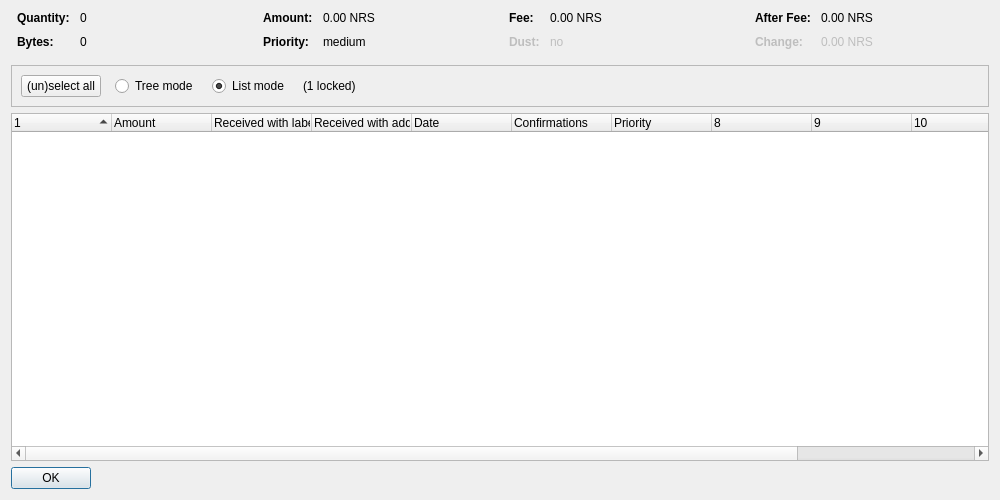
<?xml version="1.0" encoding="UTF-8"?>
<ui version="4.0">
 <class>CoinControlDialog</class>
 <widget class="QDialog" name="CoinControlDialog">
  <property name="geometry">
   <rect>
    <x>0</x>
    <y>0</y>
    <width>1000</width>
    <height>500</height>
   </rect>
  </property>
  <property name="windowTitle">
   <string>Coin Selection</string>
  </property>
  <layout class="QVBoxLayout" name="verticalLayout">
   <item>
    <layout class="QHBoxLayout" name="horizontalLayoutTop" stretch="0,0,0,0">
     <property name="topMargin">
      <number>0</number>
     </property>
     <property name="bottomMargin">
      <number>10</number>
     </property>
     <item>
      <layout class="QFormLayout" name="formLayoutCoinControl1">
       <property name="horizontalSpacing">
        <number>10</number>
       </property>
       <property name="verticalSpacing">
        <number>10</number>
       </property>
       <property name="leftMargin">
        <number>6</number>
       </property>
       <property name="rightMargin">
        <number>6</number>
       </property>
       <item row="0" column="0">
        <widget class="QLabel" name="labelCoinControlQuantityText">
         <property name="font">
          <font>
           <weight>75</weight>
           <bold>true</bold>
          </font>
         </property>
         <property name="text">
          <string>Quantity:</string>
         </property>
        </widget>
       </item>
       <item row="0" column="1">
        <widget class="QLabel" name="labelCoinControlQuantity">
         <property name="cursor">
          <cursorShape>IBeamCursor</cursorShape>
         </property>
         <property name="contextMenuPolicy">
          <enum>Qt::ActionsContextMenu</enum>
         </property>
         <property name="text">
          <string notr="true">0</string>
         </property>
         <property name="textInteractionFlags">
          <set>Qt::LinksAccessibleByMouse|Qt::TextSelectableByKeyboard|Qt::TextSelectableByMouse</set>
         </property>
        </widget>
       </item>
       <item row="1" column="0">
        <widget class="QLabel" name="labelCoinControlBytesText">
         <property name="font">
          <font>
           <weight>75</weight>
           <bold>true</bold>
          </font>
         </property>
         <property name="text">
          <string>Bytes:</string>
         </property>
        </widget>
       </item>
       <item row="1" column="1">
        <widget class="QLabel" name="labelCoinControlBytes">
         <property name="cursor">
          <cursorShape>IBeamCursor</cursorShape>
         </property>
         <property name="contextMenuPolicy">
          <enum>Qt::ActionsContextMenu</enum>
         </property>
         <property name="text">
          <string notr="true">0</string>
         </property>
         <property name="textInteractionFlags">
          <set>Qt::LinksAccessibleByMouse|Qt::TextSelectableByKeyboard|Qt::TextSelectableByMouse</set>
         </property>
        </widget>
       </item>
      </layout>
     </item>
     <item>
      <layout class="QFormLayout" name="formLayoutCoinControl2">
       <property name="horizontalSpacing">
        <number>10</number>
       </property>
       <property name="verticalSpacing">
        <number>10</number>
       </property>
       <property name="leftMargin">
        <number>6</number>
       </property>
       <property name="rightMargin">
        <number>6</number>
       </property>
       <item row="0" column="0">
        <widget class="QLabel" name="labelCoinControlAmountText">
         <property name="font">
          <font>
           <weight>75</weight>
           <bold>true</bold>
          </font>
         </property>
         <property name="text">
          <string>Amount:</string>
         </property>
        </widget>
       </item>
       <item row="0" column="1">
        <widget class="QLabel" name="labelCoinControlAmount">
         <property name="cursor">
          <cursorShape>IBeamCursor</cursorShape>
         </property>
         <property name="contextMenuPolicy">
          <enum>Qt::ActionsContextMenu</enum>
         </property>
         <property name="text">
          <string notr="true">0.00 NRS</string>
         </property>
         <property name="textInteractionFlags">
          <set>Qt::LinksAccessibleByMouse|Qt::TextSelectableByKeyboard|Qt::TextSelectableByMouse</set>
         </property>
        </widget>
       </item>
       <item row="1" column="0">
        <widget class="QLabel" name="labelCoinControlPriorityText">
         <property name="font">
          <font>
           <weight>75</weight>
           <bold>true</bold>
          </font>
         </property>
         <property name="text">
          <string>Priority:</string>
         </property>
        </widget>
       </item>
       <item row="1" column="1">
        <widget class="QLabel" name="labelCoinControlPriority">
         <property name="cursor">
          <cursorShape>IBeamCursor</cursorShape>
         </property>
         <property name="contextMenuPolicy">
          <enum>Qt::ActionsContextMenu</enum>
         </property>
         <property name="text">
          <string notr="true">medium</string>
         </property>
         <property name="textInteractionFlags">
          <set>Qt::LinksAccessibleByMouse|Qt::TextSelectableByKeyboard|Qt::TextSelectableByMouse</set>
         </property>
        </widget>
       </item>
      </layout>
     </item>
     <item>
      <layout class="QFormLayout" name="formLayoutCoinControl3">
       <property name="horizontalSpacing">
        <number>10</number>
       </property>
       <property name="verticalSpacing">
        <number>10</number>
       </property>
       <property name="leftMargin">
        <number>6</number>
       </property>
       <property name="rightMargin">
        <number>6</number>
       </property>
       <item row="0" column="0">
        <widget class="QLabel" name="labelCoinControlFeeText">
         <property name="font">
          <font>
           <weight>75</weight>
           <bold>true</bold>
          </font>
         </property>
         <property name="text">
          <string>Fee:</string>
         </property>
        </widget>
       </item>
       <item row="0" column="1">
        <widget class="QLabel" name="labelCoinControlFee">
         <property name="cursor">
          <cursorShape>IBeamCursor</cursorShape>
         </property>
         <property name="contextMenuPolicy">
          <enum>Qt::ActionsContextMenu</enum>
         </property>
         <property name="text">
          <string notr="true">0.00 NRS</string>
         </property>
         <property name="textInteractionFlags">
          <set>Qt::LinksAccessibleByMouse|Qt::TextSelectableByKeyboard|Qt::TextSelectableByMouse</set>
         </property>
        </widget>
       </item>
       <item row="1" column="0">
        <widget class="QLabel" name="labelCoinControlLowOutputText">
         <property name="enabled">
          <bool>false</bool>
         </property>
         <property name="font">
          <font>
           <weight>75</weight>
           <bold>true</bold>
          </font>
         </property>
         <property name="text">
          <string>Dust:</string>
         </property>
        </widget>
       </item>
       <item row="1" column="1">
        <widget class="QLabel" name="labelCoinControlLowOutput">
         <property name="enabled">
          <bool>false</bool>
         </property>
         <property name="cursor">
          <cursorShape>IBeamCursor</cursorShape>
         </property>
         <property name="contextMenuPolicy">
          <enum>Qt::ActionsContextMenu</enum>
         </property>
         <property name="text">
          <string notr="true">no</string>
         </property>
         <property name="textInteractionFlags">
          <set>Qt::LinksAccessibleByMouse|Qt::TextSelectableByKeyboard|Qt::TextSelectableByMouse</set>
         </property>
        </widget>
       </item>
      </layout>
     </item>
     <item>
      <layout class="QFormLayout" name="formLayoutCoinControl4">
       <property name="horizontalSpacing">
        <number>10</number>
       </property>
       <property name="verticalSpacing">
        <number>10</number>
       </property>
       <property name="leftMargin">
        <number>6</number>
       </property>
       <property name="rightMargin">
        <number>6</number>
       </property>
       <item row="0" column="0">
        <widget class="QLabel" name="labelCoinControlAfterFeeText">
         <property name="font">
          <font>
           <weight>75</weight>
           <bold>true</bold>
          </font>
         </property>
         <property name="text">
          <string>After Fee:</string>
         </property>
        </widget>
       </item>
       <item row="0" column="1">
        <widget class="QLabel" name="labelCoinControlAfterFee">
         <property name="cursor">
          <cursorShape>IBeamCursor</cursorShape>
         </property>
         <property name="contextMenuPolicy">
          <enum>Qt::ActionsContextMenu</enum>
         </property>
         <property name="text">
          <string notr="true">0.00 NRS</string>
         </property>
         <property name="textInteractionFlags">
          <set>Qt::LinksAccessibleByMouse|Qt::TextSelectableByKeyboard|Qt::TextSelectableByMouse</set>
         </property>
        </widget>
       </item>
       <item row="1" column="0">
        <widget class="QLabel" name="labelCoinControlChangeText">
         <property name="enabled">
          <bool>false</bool>
         </property>
         <property name="font">
          <font>
           <weight>75</weight>
           <bold>true</bold>
          </font>
         </property>
         <property name="text">
          <string>Change:</string>
         </property>
        </widget>
       </item>
       <item row="1" column="1">
        <widget class="QLabel" name="labelCoinControlChange">
         <property name="enabled">
          <bool>false</bool>
         </property>
         <property name="cursor">
          <cursorShape>IBeamCursor</cursorShape>
         </property>
         <property name="contextMenuPolicy">
          <enum>Qt::ActionsContextMenu</enum>
         </property>
         <property name="text">
          <string notr="true">0.00 NRS</string>
         </property>
         <property name="textInteractionFlags">
          <set>Qt::LinksAccessibleByMouse|Qt::TextSelectableByKeyboard|Qt::TextSelectableByMouse</set>
         </property>
        </widget>
       </item>
      </layout>
     </item>
    </layout>
   </item>
   <item>
    <widget class="QFrame" name="frame">
     <property name="minimumSize">
      <size>
       <width>0</width>
       <height>40</height>
      </size>
     </property>
     <property name="frameShape">
      <enum>QFrame::StyledPanel</enum>
     </property>
     <property name="frameShadow">
      <enum>QFrame::Sunken</enum>
     </property>
     <layout class="QHBoxLayout" name="horizontalLayout">
      <item>
       <layout class="QHBoxLayout" name="horizontalLayoutPanel" stretch="0,0,0,0,0">
        <property name="spacing">
         <number>14</number>
        </property>
        <item>
         <widget class="QPushButton" name="pushButtonSelectAll">
          <property name="sizePolicy">
           <sizepolicy hsizetype="Maximum" vsizetype="Fixed">
            <horstretch>0</horstretch>
            <verstretch>0</verstretch>
           </sizepolicy>
          </property>
          <property name="text">
           <string>(un)select all</string>
          </property>
          <property name="autoDefault">
           <bool>false</bool>
          </property>
         </widget>
        </item>
        <item>
         <widget class="QRadioButton" name="radioTreeMode">
          <property name="sizePolicy">
           <sizepolicy hsizetype="Maximum" vsizetype="Fixed">
            <horstretch>0</horstretch>
            <verstretch>0</verstretch>
           </sizepolicy>
          </property>
          <property name="text">
           <string>Tree mode</string>
          </property>
         </widget>
        </item>
        <item>
         <widget class="QRadioButton" name="radioListMode">
          <property name="sizePolicy">
           <sizepolicy hsizetype="Maximum" vsizetype="Fixed">
            <horstretch>0</horstretch>
            <verstretch>0</verstretch>
           </sizepolicy>
          </property>
          <property name="text">
           <string>List mode</string>
          </property>
          <property name="checked">
           <bool>true</bool>
          </property>
         </widget>
        </item>
        <item>
         <widget class="QLabel" name="labelLocked">
          <property name="text">
           <string notr="true">(1 locked)</string>
          </property>
         </widget>
        </item>
        <item>
         <spacer name="horizontalSpacer">
          <property name="orientation">
           <enum>Qt::Horizontal</enum>
          </property>
          <property name="sizeHint" stdset="0">
           <size>
            <width>40</width>
            <height>20</height>
           </size>
          </property>
         </spacer>
        </item>
       </layout>
      </item>
     </layout>
    </widget>
   </item>
   <item>
    <widget class="CoinControlTreeWidget" name="treeWidget">
     <property name="contextMenuPolicy">
      <enum>Qt::CustomContextMenu</enum>
     </property>
     <property name="sortingEnabled">
      <bool>false</bool>
     </property>
     <property name="columnCount">
      <number>12</number>
     </property>
     <attribute name="headerShowSortIndicator" stdset="0">
      <bool>true</bool>
     </attribute>
     <attribute name="headerStretchLastSection">
      <bool>false</bool>
     </attribute>
     <column>
      <property name="text">
       <string/>
      </property>
     </column>
     <column>
      <property name="text">
       <string>Amount</string>
      </property>
     </column>
     <column>
      <property name="text">
       <string>Received with label</string>
      </property>
     </column>
     <column>
      <property name="text">
       <string>Received with address</string>
      </property>
     </column>
     <column>
      <property name="text">
       <string>Date</string>
      </property>
     </column>
     <column>
      <property name="text">
       <string>Confirmations</string>
      </property>
      <property name="toolTip">
       <string>Confirmed</string>
      </property>
     </column>
     <column>
      <property name="text">
       <string>Priority</string>
      </property>
     </column>
     <column>
      <property name="text">
       <string/>
      </property>
     </column>
     <column>
      <property name="text">
       <string/>
      </property>
     </column>
     <column>
      <property name="text">
       <string/>
      </property>
     </column>
     <column>
      <property name="text">
       <string/>
      </property>
     </column>
     <column>
      <property name="text">
       <string/>
      </property>
     </column>
    </widget>
   </item>
   <item>
    <widget class="QDialogButtonBox" name="buttonBox">
     <property name="sizePolicy">
      <sizepolicy hsizetype="Maximum" vsizetype="Fixed">
       <horstretch>0</horstretch>
       <verstretch>0</verstretch>
      </sizepolicy>
     </property>
     <property name="orientation">
      <enum>Qt::Horizontal</enum>
     </property>
     <property name="standardButtons">
      <set>QDialogButtonBox::Ok</set>
     </property>
    </widget>
   </item>
  </layout>
 </widget>
 <customwidgets>
  <customwidget>
   <class>CoinControlTreeWidget</class>
   <extends>QTreeWidget</extends>
   <header>coincontroltreewidget.h</header>
  </customwidget>
 </customwidgets>
 <resources/>
 <connections/>
</ui>
